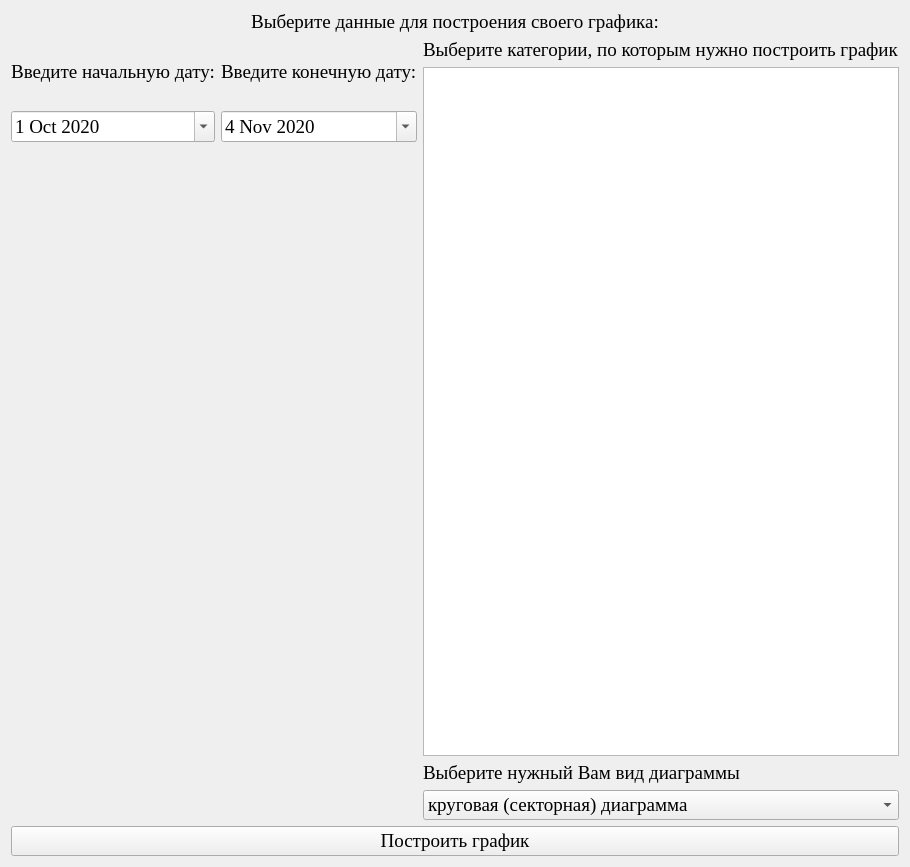
<?xml version="1.0" encoding="UTF-8"?>
<ui version="4.0">
 <class>Form</class>
 <widget class="QWidget" name="Form">
  <property name="geometry">
   <rect>
    <x>0</x>
    <y>0</y>
    <width>910</width>
    <height>867</height>
   </rect>
  </property>
  <property name="font">
   <font>
    <family>Times New Roman</family>
    <pointsize>14</pointsize>
   </font>
  </property>
  <property name="windowTitle">
   <string>Form</string>
  </property>
  <layout class="QGridLayout" name="gridLayout_2">
   <item row="0" column="0">
    <layout class="QVBoxLayout" name="verticalLayout_3">
     <item>
      <widget class="QLabel" name="label_2">
       <property name="text">
        <string>&lt;html&gt;&lt;head/&gt;&lt;body&gt;&lt;p align=&quot;center&quot;&gt;Выберите данные для построения своего графика:&lt;/p&gt;&lt;/body&gt;&lt;/html&gt;</string>
       </property>
      </widget>
     </item>
     <item>
      <layout class="QFormLayout" name="formLayout_2">
       <item row="0" column="0">
        <layout class="QGridLayout" name="gridLayout">
         <item row="1" column="1">
          <widget class="QDateEdit" name="dateEdit_2">
           <property name="acceptDrops">
            <bool>false</bool>
           </property>
           <property name="inputMethodHints">
            <set>Qt::ImhPreferNumbers</set>
           </property>
           <property name="dateTime">
            <datetime>
             <hour>0</hour>
             <minute>0</minute>
             <second>0</second>
             <year>2020</year>
             <month>11</month>
             <day>4</day>
            </datetime>
           </property>
           <property name="calendarPopup">
            <bool>true</bool>
           </property>
           <property name="date">
            <date>
             <year>2020</year>
             <month>11</month>
             <day>4</day>
            </date>
           </property>
          </widget>
         </item>
         <item row="0" column="1">
          <widget class="QLabel" name="label_4">
           <property name="text">
            <string>Введите конечную дату:</string>
           </property>
          </widget>
         </item>
         <item row="1" column="0">
          <widget class="QDateEdit" name="dateEdit">
           <property name="dateTime">
            <datetime>
             <hour>0</hour>
             <minute>0</minute>
             <second>0</second>
             <year>2020</year>
             <month>10</month>
             <day>1</day>
            </datetime>
           </property>
           <property name="calendarPopup">
            <bool>true</bool>
           </property>
           <property name="date">
            <date>
             <year>2020</year>
             <month>10</month>
             <day>1</day>
            </date>
           </property>
          </widget>
         </item>
         <item row="0" column="0">
          <widget class="QLabel" name="label_3">
           <property name="text">
            <string>&lt;html&gt;&lt;head/&gt;&lt;body&gt;&lt;p align=&quot;center&quot;&gt;Введите начальную дату:&lt;/p&gt;&lt;/body&gt;&lt;/html&gt;</string>
           </property>
          </widget>
         </item>
        </layout>
       </item>
       <item row="0" column="1">
        <layout class="QVBoxLayout" name="verticalLayout">
         <item>
          <widget class="QLabel" name="label">
           <property name="text">
            <string>Выберите категории, по которым нужно построить график</string>
           </property>
          </widget>
         </item>
         <item>
          <widget class="QListWidget" name="listWidget">
           <property name="inputMethodHints">
            <set>Qt::ImhNone</set>
           </property>
          </widget>
         </item>
        </layout>
       </item>
       <item row="1" column="1">
        <widget class="QLabel" name="label_5">
         <property name="text">
          <string>Выберите нужный Вам вид диаграммы</string>
         </property>
        </widget>
       </item>
       <item row="2" column="1">
        <widget class="QComboBox" name="comboBox">
         <item>
          <property name="text">
           <string>круговая (секторная) диаграмма</string>
          </property>
         </item>
         <item>
          <property name="text">
           <string>график</string>
          </property>
         </item>
         <item>
          <property name="text">
           <string>гистограмма (столбчатая диограмма)</string>
          </property>
         </item>
        </widget>
       </item>
      </layout>
     </item>
     <item>
      <layout class="QVBoxLayout" name="verticalLayout_2"/>
     </item>
     <item>
      <widget class="QPushButton" name="pushButton">
       <property name="text">
        <string>Построить график</string>
       </property>
      </widget>
     </item>
    </layout>
   </item>
  </layout>
 </widget>
 <resources/>
 <connections/>
</ui>
